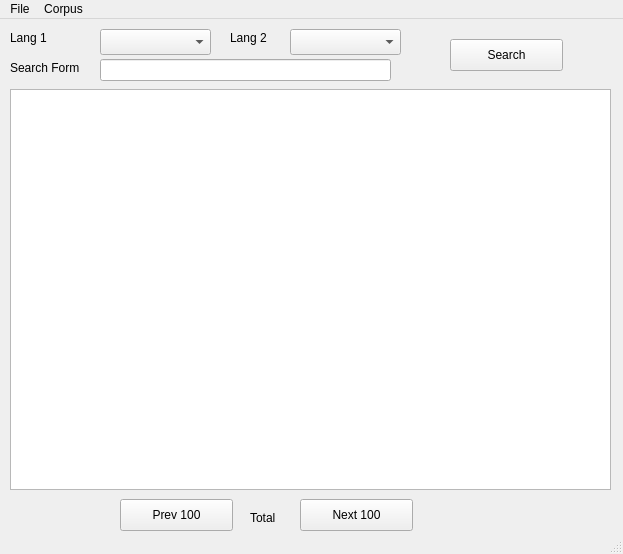
<?xml version="1.0" encoding="UTF-8"?>
<ui version="4.0">
 <class>MainWindow</class>
 <widget class="QMainWindow" name="MainWindow">
  <property name="geometry">
   <rect>
    <x>0</x>
    <y>0</y>
    <width>623</width>
    <height>554</height>
   </rect>
  </property>
  <property name="windowTitle">
   <string>MainWindow</string>
  </property>
  <widget class="QWidget" name="centralwidget">
   <widget class="QLabel" name="label">
    <property name="geometry">
     <rect>
      <x>10</x>
      <y>10</y>
      <width>61</width>
      <height>17</height>
     </rect>
    </property>
    <property name="text">
     <string>Lang 1</string>
    </property>
   </widget>
   <widget class="QLabel" name="label_2">
    <property name="geometry">
     <rect>
      <x>230</x>
      <y>10</y>
      <width>61</width>
      <height>17</height>
     </rect>
    </property>
    <property name="text">
     <string>Lang 2</string>
    </property>
   </widget>
   <widget class="QComboBox" name="cmblang1">
    <property name="geometry">
     <rect>
      <x>100</x>
      <y>10</y>
      <width>111</width>
      <height>26</height>
     </rect>
    </property>
   </widget>
   <widget class="QComboBox" name="cmblang2">
    <property name="geometry">
     <rect>
      <x>290</x>
      <y>10</y>
      <width>111</width>
      <height>26</height>
     </rect>
    </property>
   </widget>
   <widget class="QLabel" name="label_3">
    <property name="geometry">
     <rect>
      <x>10</x>
      <y>40</y>
      <width>111</width>
      <height>17</height>
     </rect>
    </property>
    <property name="text">
     <string>Search Form</string>
    </property>
   </widget>
   <widget class="QLineEdit" name="txtKeyword">
    <property name="geometry">
     <rect>
      <x>100</x>
      <y>40</y>
      <width>291</width>
      <height>22</height>
     </rect>
    </property>
   </widget>
   <widget class="QPushButton" name="btnSearch">
    <property name="geometry">
     <rect>
      <x>450</x>
      <y>20</y>
      <width>113</width>
      <height>32</height>
     </rect>
    </property>
    <property name="text">
     <string>Search</string>
    </property>
   </widget>
   <widget class="QPushButton" name="btnPrev">
    <property name="geometry">
     <rect>
      <x>120</x>
      <y>480</y>
      <width>113</width>
      <height>32</height>
     </rect>
    </property>
    <property name="text">
     <string>Prev 100</string>
    </property>
   </widget>
   <widget class="QPushButton" name="btnNext">
    <property name="geometry">
     <rect>
      <x>300</x>
      <y>480</y>
      <width>113</width>
      <height>32</height>
     </rect>
    </property>
    <property name="text">
     <string>Next 100</string>
    </property>
   </widget>
   <widget class="QLabel" name="lblTotal">
    <property name="geometry">
     <rect>
      <x>250</x>
      <y>490</y>
      <width>61</width>
      <height>17</height>
     </rect>
    </property>
    <property name="text">
     <string>Total</string>
    </property>
   </widget>
   <widget class="QTableWidget" name="tblResult">
    <property name="geometry">
     <rect>
      <x>10</x>
      <y>70</y>
      <width>601</width>
      <height>401</height>
     </rect>
    </property>
   </widget>
  </widget>
  <widget class="QMenuBar" name="menubar">
   <property name="geometry">
    <rect>
     <x>0</x>
     <y>0</y>
     <width>623</width>
     <height>22</height>
    </rect>
   </property>
   <widget class="QMenu" name="menuFile">
    <property name="title">
     <string>File</string>
    </property>
    <addaction name="actionSave"/>
    <addaction name="actionLoad"/>
   </widget>
   <widget class="QMenu" name="menuCorpus">
    <property name="title">
     <string>Corpus</string>
    </property>
    <addaction name="actionBrowse"/>
   </widget>
   <addaction name="menuFile"/>
   <addaction name="menuCorpus"/>
  </widget>
  <widget class="QStatusBar" name="statusbar"/>
  <action name="actionBrowse">
   <property name="text">
    <string>Browse...</string>
   </property>
  </action>
  <action name="actionSave">
   <property name="text">
    <string>Save</string>
   </property>
  </action>
  <action name="actionLoad">
   <property name="text">
    <string>Load</string>
   </property>
  </action>
 </widget>
 <resources/>
 <connections>
  <connection>
   <sender>btnSearch</sender>
   <signal>clicked()</signal>
   <receiver>MainWindow</receiver>
   <slot>searchClicked()</slot>
   <hints>
    <hint type="sourcelabel">
     <x>530</x>
     <y>55</y>
    </hint>
    <hint type="destinationlabel">
     <x>473</x>
     <y>0</y>
    </hint>
   </hints>
  </connection>
  <connection>
   <sender>actionBrowse</sender>
   <signal>triggered()</signal>
   <receiver>MainWindow</receiver>
   <slot>browseCorpusClicked()</slot>
   <hints>
    <hint type="sourcelabel">
     <x>-1</x>
     <y>-1</y>
    </hint>
    <hint type="destinationlabel">
     <x>311</x>
     <y>264</y>
    </hint>
   </hints>
  </connection>
  <connection>
   <sender>btnPrev</sender>
   <signal>clicked()</signal>
   <receiver>MainWindow</receiver>
   <slot>prevClicked()</slot>
   <hints>
    <hint type="sourcelabel">
     <x>161</x>
     <y>515</y>
    </hint>
    <hint type="destinationlabel">
     <x>282</x>
     <y>-12</y>
    </hint>
   </hints>
  </connection>
  <connection>
   <sender>btnNext</sender>
   <signal>clicked()</signal>
   <receiver>MainWindow</receiver>
   <slot>nextClicked()</slot>
   <hints>
    <hint type="sourcelabel">
     <x>353</x>
     <y>516</y>
    </hint>
    <hint type="destinationlabel">
     <x>395</x>
     <y>-13</y>
    </hint>
   </hints>
  </connection>
  <connection>
   <sender>actionLoad</sender>
   <signal>triggered()</signal>
   <receiver>MainWindow</receiver>
   <slot>loadClicked()</slot>
   <hints>
    <hint type="sourcelabel">
     <x>-1</x>
     <y>-1</y>
    </hint>
    <hint type="destinationlabel">
     <x>311</x>
     <y>276</y>
    </hint>
   </hints>
  </connection>
  <connection>
   <sender>actionSave</sender>
   <signal>triggered()</signal>
   <receiver>MainWindow</receiver>
   <slot>saveClicked()</slot>
   <hints>
    <hint type="sourcelabel">
     <x>-1</x>
     <y>-1</y>
    </hint>
    <hint type="destinationlabel">
     <x>311</x>
     <y>276</y>
    </hint>
   </hints>
  </connection>
 </connections>
 <slots>
  <slot>searchClicked()</slot>
  <slot>browseCorpusClicked()</slot>
  <slot>prevClicked()</slot>
  <slot>nextClicked()</slot>
  <slot>saveClicked()</slot>
  <slot>loadClicked()</slot>
 </slots>
</ui>
